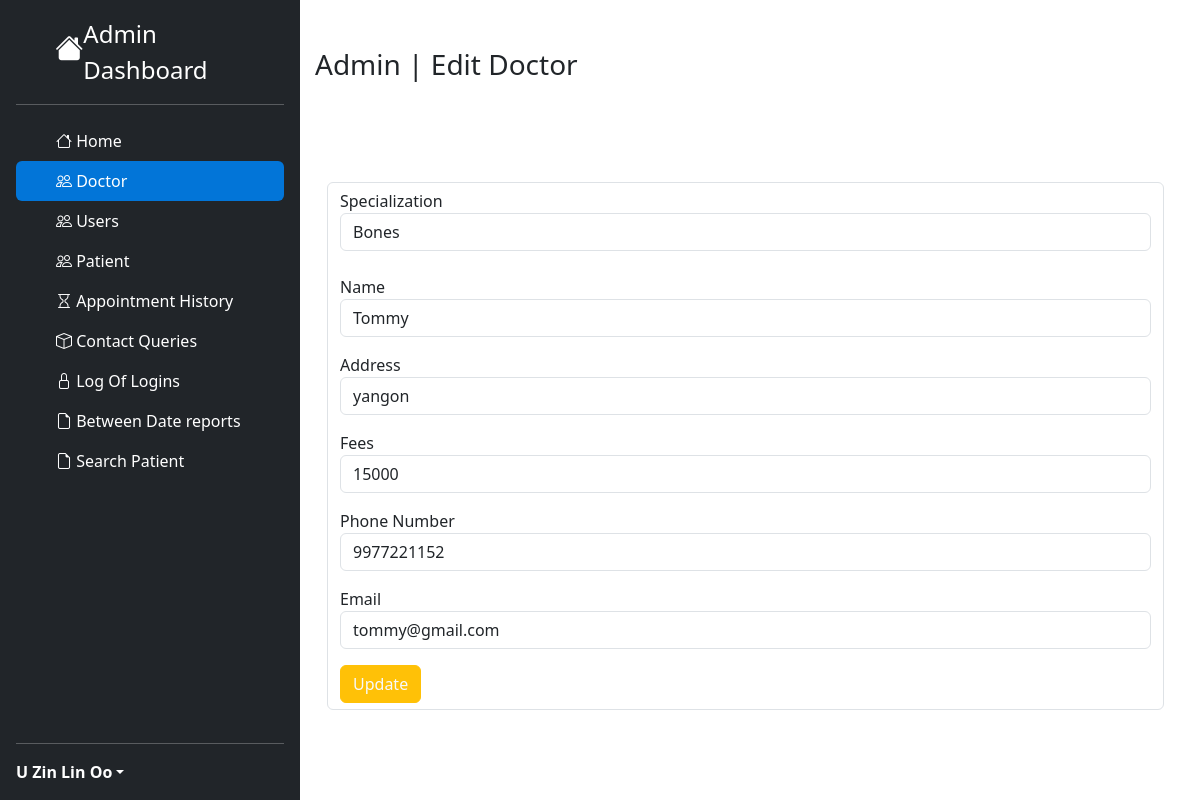
/admin/doctorupdate.php?id=3 (signed in), run on the app's committed database.
### tables this page shows
CREATE TABLE `doctors` (
  `id` int(11) NOT NULL,
  `specialization` int(11) NOT NULL,
  `name` varchar(255) NOT NULL,
  `address` varchar(255) NOT NULL,
  `fees` int(11) NOT NULL,
  `contactno` bigint(15) NOT NULL,
  `email` varchar(255) NOT NULL,
  `password` varchar(255) NOT NULL,
  `createDate` date NOT NULL DEFAULT current_timestamp(),
  `updateDate` date NOT NULL DEFAULT current_timestamp()
);

CREATE TABLE `specialization` (
  `id` int(11) NOT NULL,
  `specialization` varchar(255) NOT NULL
);

### Controller/queries.ctr.php (called while the page is built, shortened)
<?php
require 'connecttodb.pdo.php';
class queries
{
  public function selectall($table)
  {
    global $pdo;
    $stmt = $pdo->prepare("SELECT * FROM $table");
    $stmt->execute();
    return $stmt->fetchall();
  }
  public function select($table, $id)
  {
    global $pdo;
    $stmt = $pdo->prepare("SELECT * FROM $table WHERE id=$id");
    $stmt->execute();
    return $stmt->fetch(PDO::FETCH_ASSOC);
  }
}
?>

### admin/doctorupdate.php (the view, shortened to what this page needs)
<?php
include '../Resources/bootstrap.res.php';
include '../Controller/queries.ctr.php';
$query = new queries();
?>
<!DOCTYPE html>
<html lang="en" dir="ltr">
  <head>
  </head>
  <body>
    <div class="row" style="margin: 0px !important; margin-left: -12px !important;">
      <div class="col-3">
        <?php
        include 'sidebar.php';
        ?>
      </div>
      <div class="col-9">
        <div class="container mt-5">
          <h3>Admin | Edit Doctor</h3>
          <div class="container" style="margin-top:100px;">
            <form class="form-control" action="doctoradd.php" method="post">
              <label>Specialization</label>
              <select class="form-control" name="specialization">
                <?php
                $id = $_GET['id'];
                $docdata = $query->select('doctors', $id);
                $specialdatas = $query->selectall('specialization');
                foreach ($specialdatas as $specialdata) {
                  ?>
                  <option value="<?php echo $specialdata['id']; ?>" <?php if($docdata['specialization'] == $specialdata['id']){echo 'selected';} ?>><?php echo $specialdata['specialization'] ?></option>
                  <?php
                }
                ?>
              </select>
              <br>
              <label>Name</label>
              <input type="text" name="name" class="form-control" value="<?php echo $docdata['name']; ?>">
              <label>Address</label>
              <input type="text" name="address" class="form-control" value="<?php echo $docdata['address']; ?>">
              <label>Fees</label>
              <input type="number" name="fee" class="form-control" value="<?php echo $docdata['fees']; ?>">
              <label>Phone Number</label>
              <input type="number" name="phone" class="form-control" value="<?php echo $docdata['contactno']; ?>">
              <label>Email</label>
              <input type="email" name="email" class="form-control" value="<?php echo $docdata['email']; ?>">
              <button type="submit" class="btn btn-warning text-light">Update</button>
            </form>
          </div>
          <br><br><br>
        </div>
      </div>
    </div>
  </body>
</html>

### admin/sidebar.php (shortened to what this page needs)
<div class="d-flex flex-column flex-shrink-0 p-3 text-white bg-dark" style="width: 25%; height:100%; position:fixed;">
    <a href="/HospitalProgram/users/" class="d-flex align-items-center mb-3 mb-md-0 me-md-auto text-white text-decoration-none">
      <svg class="" width="40" height="32"><i class="bi bi-house-fill h3"></i></svg>
      <span class="fs-4">Admin Dashboard</span>
    </a>
    <hr>
    <ul class="nav nav-pills flex-column mb-auto">
      <li class="nav-item">
        <a href="/HospitalProgram/admin/" class="nav-link home" aria-current="page">
          <svg class="bi me-2" width="16" height="16"><i class="bi bi-house"></i> </svg>
          Home
        </a>
      </li>
      <li>
        <a href="/HospitalProgram/admin/appointmenthistory.php" class="nav-link text-white doctor" data-bs-toggle="collapse" data-bs-target="#doc-collapse" aria-expanded="true">
          <svg class="bi me-2" width="16" height="16"><i class="bi bi-people"></i></svg>
          Doctor
        </a>
      </li>
      <li>
        <a href="/HospitalProgram/admin/appointmenthistory.php" class="nav-link text-white user" data-bs-toggle="collapse" data-bs-target="#user-collapse" aria-expanded="true">
          <svg class="bi me-2" width="16" height="16"><i class="bi bi-people"></i></svg>
          Users
        </a>
      </li>
      <li>
        <a href="/HospitalProgram/admin/appointmenthistory.php" class="nav-link text-white patient" data-bs-toggle="collapse" data-bs-target="#patient-collapse" aria-expanded="true">
          <svg class="bi me-2" width="16" height="16"><i class="bi bi-people"></i></svg>
          Patient
        </a>
      </li>
      <li>
        <a href="/HospitalProgram/admin/appointmenthistory.php" class="nav-link text-white appointmenthistory">
          <svg class="bi me-2" width="16" height="16"><i class="bi bi-hourglass"></i></svg>
          Appointment History
        </a>
      </li>
      <li>
        <a href="/HospitalProgram/admin/message.php" class="nav-link text-white message" data-bs-toggle="collapse" data-bs-target="#queires-collapse" aria-expanded="true">
          <svg class="bi me-2" width="16" height="16"><i class="bi bi-box"></i></svg>
          Contact Queries
        </a>
      </li>
      <li>
        <a href="/HospitalProgram/admin/message.php" class="nav-link text-white loginlog" data-bs-toggle="collapse" data-bs-target="#lock-collapse" aria-expanded="true">
          <svg class="bi me-2" width="16" height="16"><i class="bi bi-lock"></i></svg>
          Log Of Logins
        </a>
      </li>
      <li>
        <a href="/HospitalProgram/admin/bwreport.php" class="nav-link text-white betweendatereport">
          <svg class="bi me-2" width="16" height="16"><i class="bi bi-file-earmark"></i></svg>
          Between Date reports
        </a>
      </li>
      <li>
        <a href="/HospitalProgram/admin/searchpatient.php" class="nav-link text-white patientsearch">
          <svg class="bi me-2" width="16" height="16"><i class="bi bi-file-earmark"></i></svg>
          Search Patient
        </a>
      </li>
    </ul>
    <hr>
    <div class="dropdown">
      <a href="#" class="d-flex align-items-center text-white text-decoration-none dropdown-toggle" id="dropdownUser1" data-bs-toggle="dropdown" aria-expanded="false">
        <?php
        $id = $_SESSION['userid'];
        $doctordatadata = $query->select('doctors', $id);
        ?>
        <strong><?php echo $doctordatadata['name']; ?></strong>
      </a>
    </div>
  </div>

### admin/doctorupdate.php (style rules this page uses)
.home { color: white !important; }
.doctor { background-color: #0275d8 !important; }

### data on the page
doctors: name "U Zin Lin Oo"
doctors: specialization "Bones", name "Tommy", address "yangon", fee "15000", phone "9977221152", email "tommy@gmail.com"
